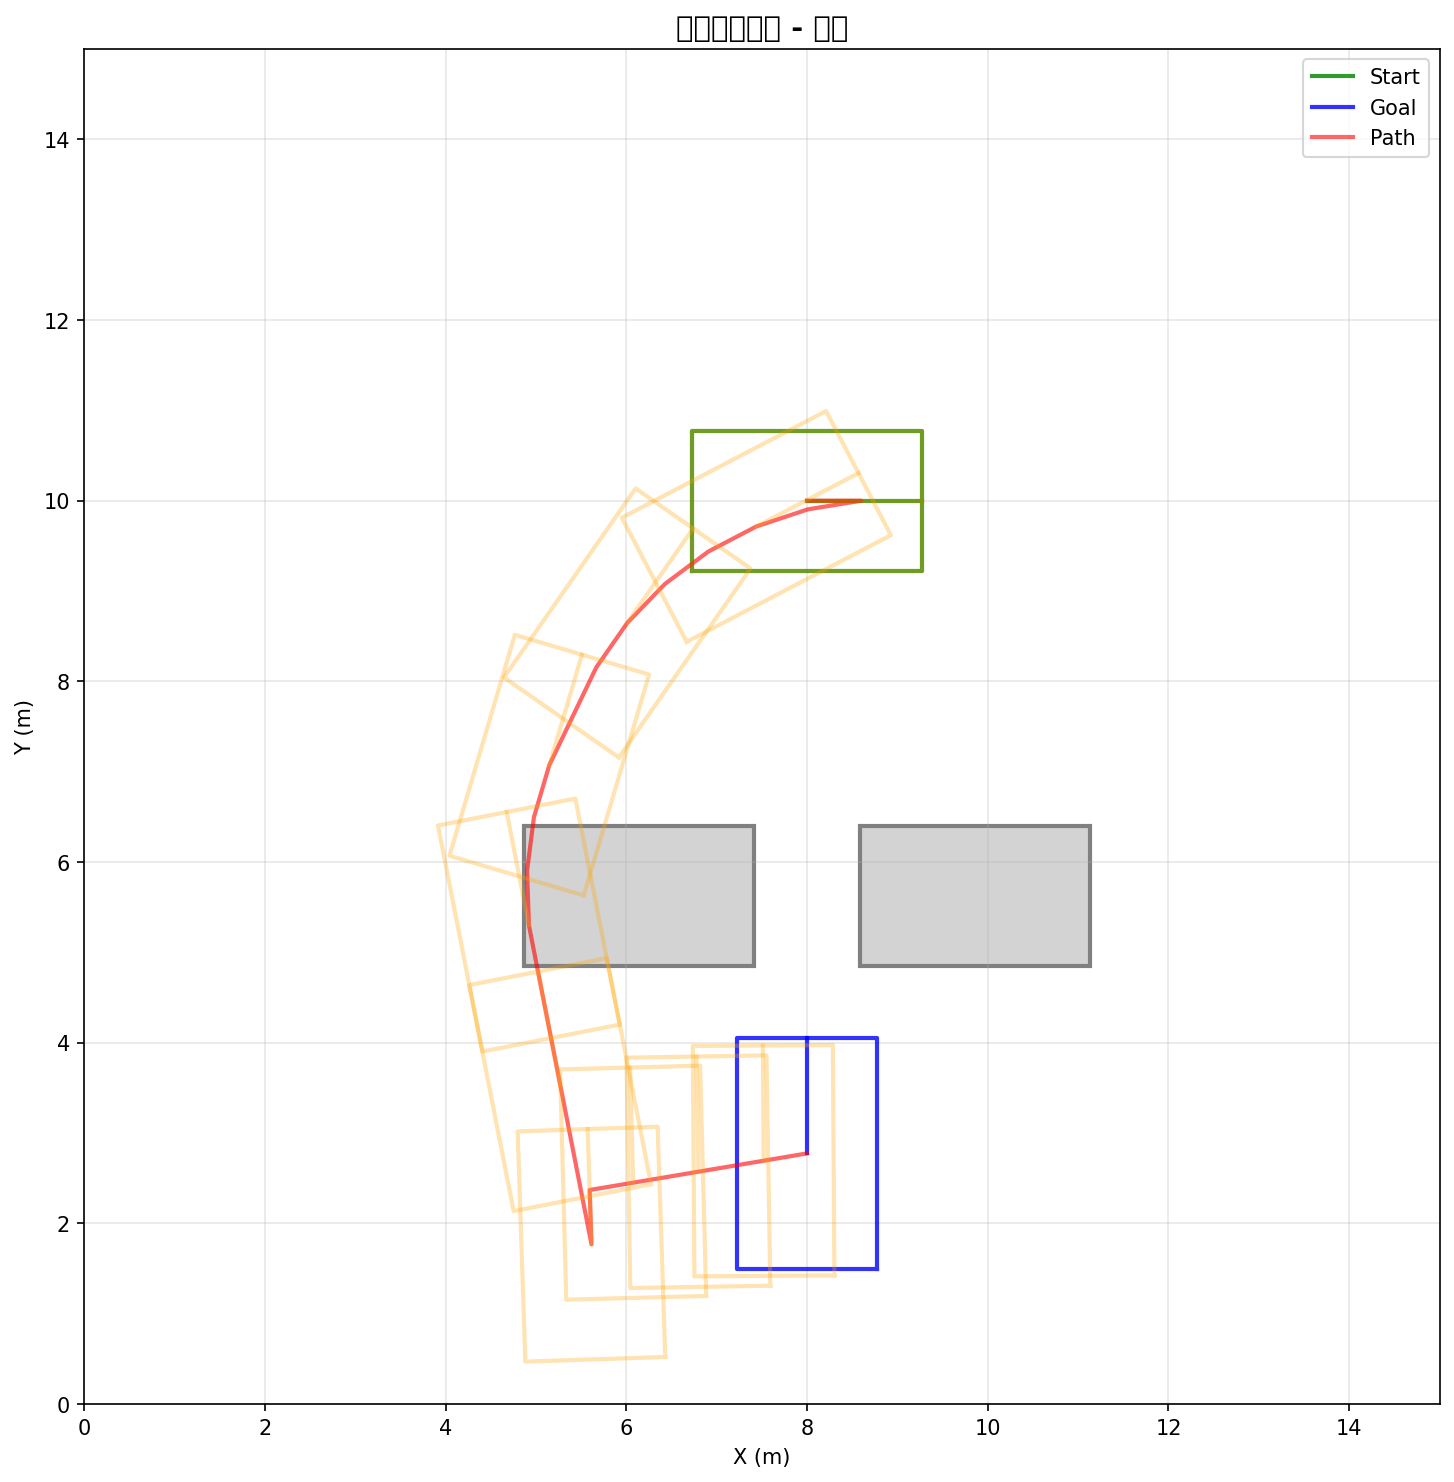

The Python source for this figure:
import numpy as np
import matplotlib.pyplot as plt
from environment import Environment
from scenario_planner import ScenarioPlanner  # Assuming this class exists
from vehicle import Vehicle, State
from config import Config


def test_perpendicular():
    print("=" * 70)
    print("Testing Perpendicular Parking Scenario")
    print("=" * 70)

    env = Environment()
    # Create the scenario configuration (start, goal, is_parallel)
    start, goal, is_parallel = env.create_perpendicular_parking_scenario(1.4)

    print(f"\nConfiguration Verification:")
    print(f"  Start: ({start[0]:.2f}, {start[1]:.2f}, {np.degrees(start[2]):.0f}°)")
    print(f"  Goal: ({goal[0]:.2f}, {goal[1]:.2f}, {np.degrees(goal[2]):.0f}°)")

    vehicle = Vehicle()

    # Check start position collision
    start_state = State(start[0], start[1], start[2])
    start_collision = vehicle.check_collision(
        start_state.x, start_state.y, start_state.theta,
        env.occupancy_grid
    )
    print(f"\n  Start Collision: {'❌ Yes' if start_collision else '✅ No'}")

    # Check goal position collision
    goal_state = State(goal[0], goal[1], goal[2])
    goal_collision = vehicle.check_collision(
        goal_state.x, goal_state.y, goal_state.theta,
        env.occupancy_grid
    )
    print(f"  Goal Collision: {'❌ Yes' if goal_collision else '✅ No'}")

    if start_collision or goal_collision:
        print(f"\n❌ Scenario configuration is flawed, planning cannot proceed")
        visualize_failed_scenario(env, start, goal, start_collision, goal_collision)
        return False

    print(f"\n✅ Start and goal are collision-free, starting planning...")

    # Attempt planning
    # Assuming ScenarioPlanner initializes and uses Hybrid A* internally
    planner = ScenarioPlanner(env)
    # The 'scs' parameter 1.4 is passed to the planner, likely for heuristic configuration
    result = planner.plan(start, goal, is_parallel, 1.4)

    # Unpack the result (handling different possible return formats)
    if len(result) == 6:
        path, comp_time, path_length, success, nodes_gen, nodes_exp = result
    else:
        path, comp_time, path_length, success = result
        nodes_gen, nodes_exp = 0, 0

    print(f"\nPlanning Results:")
    print(f"  Success: {'✅ Yes' if success else '❌ No'}")
    print(f"  Computation Time: {comp_time:.2f} ms")
    print(f"  Path Length: {path_length:.2f} m")
    print(f"  Nodes Generated: {nodes_gen}")
    print(f"  Nodes Expanded: {nodes_exp}")

    # Visualization
    visualize_result(env, start, goal, path, success)

    return success


def visualize_result(env, start, goal, path, success):
    """Visualize the planning result"""

    fig, ax = plt.subplots(figsize=(12, 10))

    # Draw obstacles
    for obs in env.obstacles:
        from matplotlib.patches import Rectangle
        from matplotlib.transforms import Affine2D

        # Calculate lower left corner for the rectangle
        rect = Rectangle(
            (obs['x'] - obs['width'] / 2, obs['y'] - obs['height'] / 2),
            obs['width'], obs['height'],
            linewidth=2, edgecolor='gray', facecolor='lightgray'
        )

        # Apply rotation if specified
        if obs.get('theta', 0) != 0:
            t = Affine2D().rotate_around(obs['x'], obs['y'], obs['theta']) + ax.transData
            rect.set_transform(t)

        ax.add_patch(rect)

    # Draw vehicle (outline and front indicator)
    def draw_vehicle(x, y, theta, color, label, alpha=1.0):
        # Define vehicle corners relative to its center (Config.E_l/Config.E_w are length/width)
        corners = np.array([
            [-Config.E_l / 2, -Config.E_w / 2],
            [Config.E_l / 2, -Config.E_w / 2],
            [Config.E_l / 2, Config.E_w / 2],
            [-Config.E_l / 2, Config.E_w / 2],
            [-Config.E_l / 2, -Config.E_w / 2]
        ])

        # Rotation matrix
        R = np.array([
            [np.cos(theta), -np.sin(theta)],
            [np.sin(theta), np.cos(theta)]
        ])

        # Transform to world coordinates
        corners_world = corners @ R.T + np.array([x, y])

        # Plot outline
        ax.plot(corners_world[:, 0], corners_world[:, 1],
                color=color, linewidth=2, label=label, alpha=alpha)
        # Plot front indicator
        ax.plot([x, x + Config.E_l / 2 * np.cos(theta)],
                [y, y + Config.E_l / 2 * np.sin(theta)],
                color=color, linewidth=2, alpha=alpha)

    # Start and Goal vehicles
    draw_vehicle(start[0], start[1], start[2], 'green', 'Start', alpha=0.8)
    draw_vehicle(goal[0], goal[1], goal[2], 'blue', 'Goal', alpha=0.8)

    # Path
    if success and path:
        path_array = np.array(path)
        # Plot the path line
        ax.plot(path_array[:, 0], path_array[:, 1],
                'r-', linewidth=2, label='Path', alpha=0.6)

        # Draw vehicle snapshots along the path
        step = max(1, len(path) // 10)
        for i in range(0, len(path), step):
            # Pass None for label to avoid multiple legend entries
            draw_vehicle(path[i][0], path[i][1], path[i][2],
                         'orange', None, alpha=0.3)

    # Set plot properties
    ax.set_xlim(0, env.width)
    ax.set_ylim(0, env.height)
    ax.set_aspect('equal')
    ax.grid(True, alpha=0.3)
    ax.legend()
    ax.set_xlabel('X (m)')
    ax.set_ylabel('Y (m)')
    ax.set_title(f"Perpendicular Parking Test - {'Success' if success else 'Failed'}",
                 fontsize=14, fontweight='bold')

    plt.tight_layout()
    plt.savefig('results/test_perpendicular.png', dpi=150, bbox_inches='tight')
    print(f"\n✓ Visualization saved to: results/test_perpendicular.png")
    plt.close()


def visualize_failed_scenario(env, start, goal, start_collision, goal_collision):
    """Visualize a failed scenario configuration (collision at start/goal)"""

    fig, ax = plt.subplots(figsize=(12, 10))

    # Draw obstacles
    for obs in env.obstacles:
        from matplotlib.patches import Rectangle
        from matplotlib.transforms import Affine2D

        rect = Rectangle(
            (obs['x'] - obs['width'] / 2, obs['y'] - obs['height'] / 2),
            obs['width'], obs['height'],
            linewidth=2, edgecolor='gray', facecolor='lightgray'
        )

        if obs.get('theta', 0) != 0:
            t = Affine2D().rotate_around(obs['x'], obs['y'], obs['theta']) + ax.transData
            rect.set_transform(t)

        ax.add_patch(rect)

    # Draw vehicle (filled for clarity of collision)
    def draw_vehicle(x, y, theta, color, label):
        corners = np.array([
            [-Config.E_l / 2, -Config.E_w / 2],
            [Config.E_l / 2, -Config.E_w / 2],
            [Config.E_l / 2, Config.E_w / 2],
            [-Config.E_l / 2, Config.E_w / 2],
            [-Config.E_l / 2, -Config.E_w / 2]
        ])

        R = np.array([
            [np.cos(theta), -np.sin(theta)],
            [np.sin(theta), np.cos(theta)]
        ])

        corners_world = corners @ R.T + np.array([x, y])

        # Fill the vehicle shape
        ax.fill(corners_world[:, 0], corners_world[:, 1],
                color=color, alpha=0.5, label=label)
        # Draw the outline
        ax.plot(corners_world[:, 0], corners_world[:, 1],
                color=color, linewidth=2)

    # Start (Red = Collision, Green = OK)
    draw_vehicle(start[0], start[1], start[2],
                 'red' if start_collision else 'green',
                 'Start' + (' (COLLISION!)' if start_collision else ''))

    # Goal (Red = Collision, Blue = OK)
    draw_vehicle(goal[0], goal[1], goal[2],
                 'red' if goal_collision else 'blue',
                 'Goal' + (' (COLLISION!)' if goal_collision else ''))

    # Set plot properties
    ax.set_xlim(0, env.width)
    ax.set_ylim(0, env.height)
    ax.set_aspect('equal')
    ax.grid(True, alpha=0.3)
    ax.legend()
    ax.set_xlabel('X (m)')
    ax.set_ylabel('Y (m)')
    ax.set_title('Perpendicular Parking Scenario - Configuration Error', fontsize=14, fontweight='bold', color='red')

    plt.tight_layout()
    plt.savefig('results/perpendicular_failed.png', dpi=150, bbox_inches='tight')
    print(f"\n✓ Failed scenario visualization saved to: results/perpendicular_failed.png")
    plt.close()


if __name__ == '__main__':
    test_perpendicular()